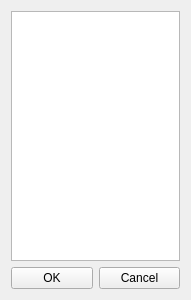
<?xml version="1.0" encoding="UTF-8"?>
<ui version="4.0">
 <class>LanguagesWindow</class>
 <widget class="QWidget" name="LanguagesWindow">
  <property name="geometry">
   <rect>
    <x>0</x>
    <y>0</y>
    <width>191</width>
    <height>300</height>
   </rect>
  </property>
  <property name="windowTitle">
   <string>Form</string>
  </property>
  <layout class="QVBoxLayout" name="verticalLayout">
   <item>
    <widget class="QListView" name="lvLanguages"/>
   </item>
   <item>
    <layout class="QHBoxLayout" name="horizontalLayout">
     <item>
      <widget class="QPushButton" name="pbOK">
       <property name="text">
        <string>OK</string>
       </property>
      </widget>
     </item>
     <item>
      <widget class="QPushButton" name="pbCancel">
       <property name="text">
        <string>Cancel</string>
       </property>
      </widget>
     </item>
    </layout>
   </item>
  </layout>
 </widget>
 <resources/>
 <connections/>
</ui>
